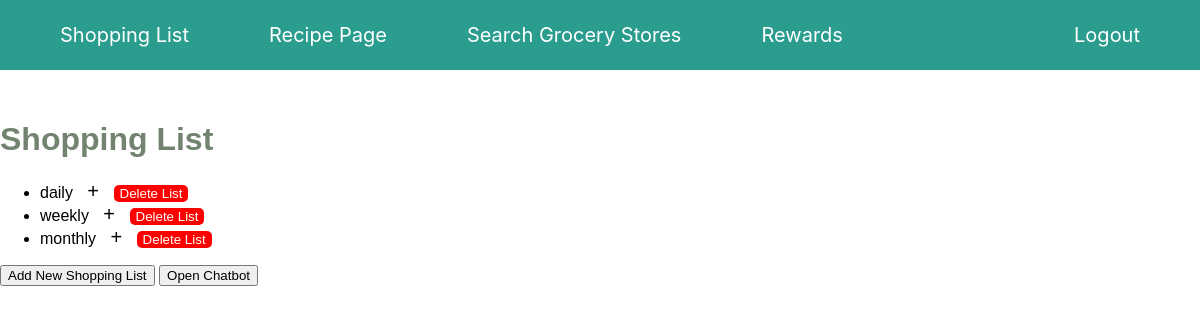
The app's page / (signed in) with its own data.
### KartKat/models.py (models this page shows, shortened)
class ShoppingList(models.Model):
    name = models.CharField(max_length=200)

### KartKat/views.py (the view, shortened to what this page needs)
# urls.py: path("", views.shopping_list, name="index"),
def shopping_list(request):
    form = ShoppingListForm()
    item_form = ShoppingListItemForm()
    shopping_lists = ShoppingList.objects.all()
    context = {
        'shopping_lists': shopping_lists,
        'form': form,
        'item_form': item_form,
    }
    return render(request, 'index.html', context)

### KartKat/templates/index.html (shortened to what this page needs)
{% load socialaccount %}
<!DOCTYPE html>
<html lang="en">
<head>
</head>
<body>
    {% if user.is_authenticated %}
        {% include 'navbar.html' %}
        {% include 'shopping_list.html' %}
    {% else %}
        {% include 'google_login.html' %}
    {% endif %}
</body>
</html>

### KartKat/templates/shopping_list.html (shortened to what this page needs)
<!DOCTYPE html>
<html lang="en">
  <head>
</head>
<body>
    <h1>Shopping List</h1>
    <div class="tabs">
        {% if shopping_lists %}
        <ul>
            {% for list in shopping_lists %}
            <li>
                {{ list.name }}
                <span class="plus-icon" id="toggle-icon-{{ list.id }}" onclick="toggleItemForm({{ list.id }})">+</span>
                <button class="delete-list-button" onclick="confirmDeleteList({{ list.id }})">Delete List</button>
            </li>
            {% endfor %}
        </ul>
        {% else %}
        <p>You don't have any shopping lists right now. Try creating one!</p>
        {% endif %}
    </div>
    <button onclick="toggleAddItemSection()">Add New Shopping List</button>
    <button onclick="openChatbotModal()">Open Chatbot</button>
  </body>
</html>

### KartKat/templates/index.html (style rules this page uses)
body { height: 125vh; background-color: white; font-family: sans-serif; margin: 0; padding: 0; padding-top: 100px; }
.plus-icon { cursor: pointer; font-size: 20px; margin-left: 10px; }
.delete-list-button { background-color: red; color: white; border: none; cursor: pointer; border-radius: 5px; margin-left: 10px; }

### KartKat/templates/navbar.html (style rules this page uses)
body { font-family: "Avenir", "Proxima Nova", Serif; background-color: #F7F4EB; margin: 0; padding: 0; }
h1 { color: #728370; }

### KartKat/templates/shopping_list.html (style rules this page uses)
body { height: 125vh; background-color: white; font-family: sans-serif; margin: 0; padding: 0; padding-top: 100px; }
.plus-icon { cursor: pointer; font-size: 20px; margin-left: 10px; }
.delete-list-button { background-color: red; color: white; border: none; cursor: pointer; border-radius: 5px; margin-left: 10px; }

### records on screen
ShoppingList: name "daily"
ShoppingList: name "weekly"
ShoppingList: name "monthly"
